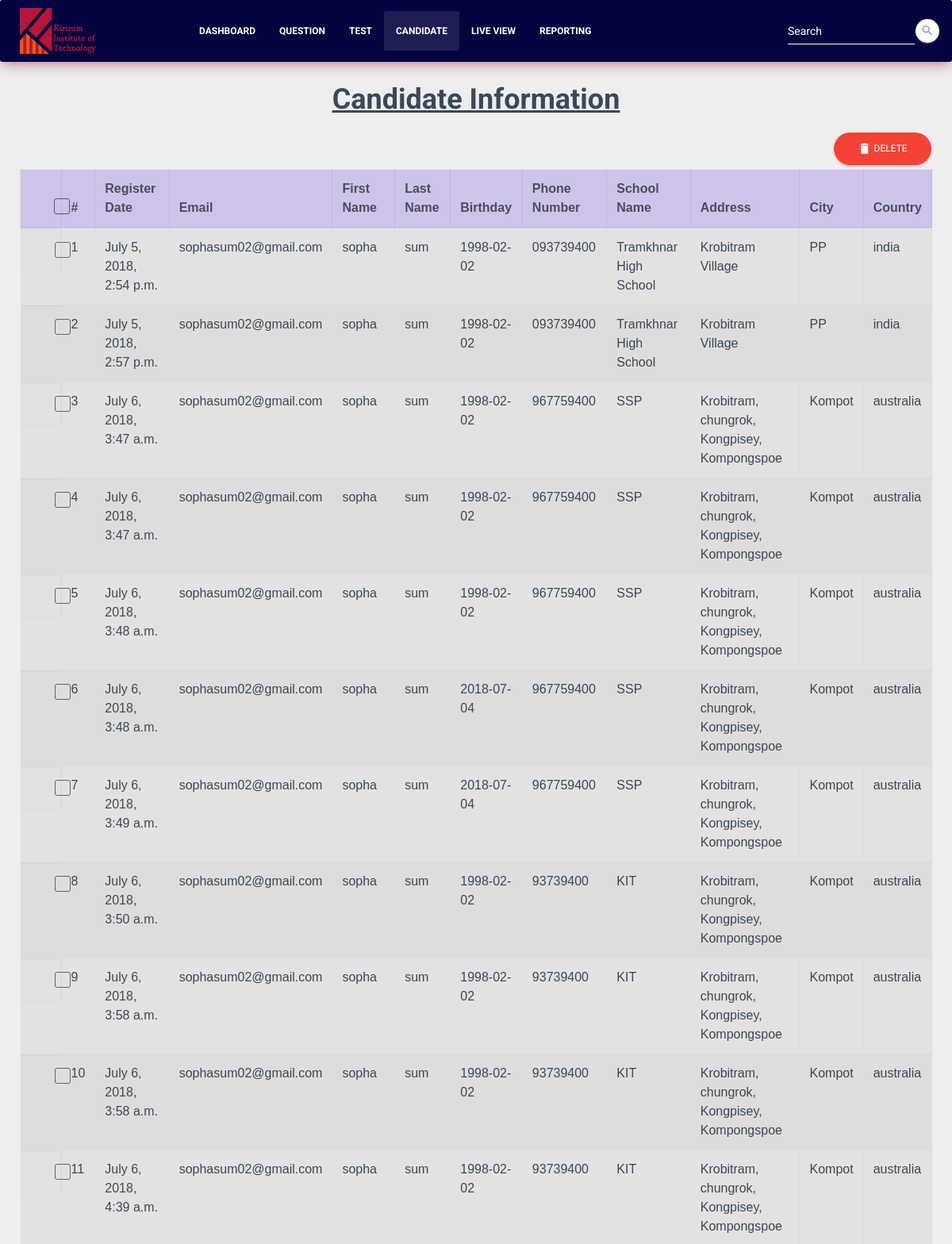
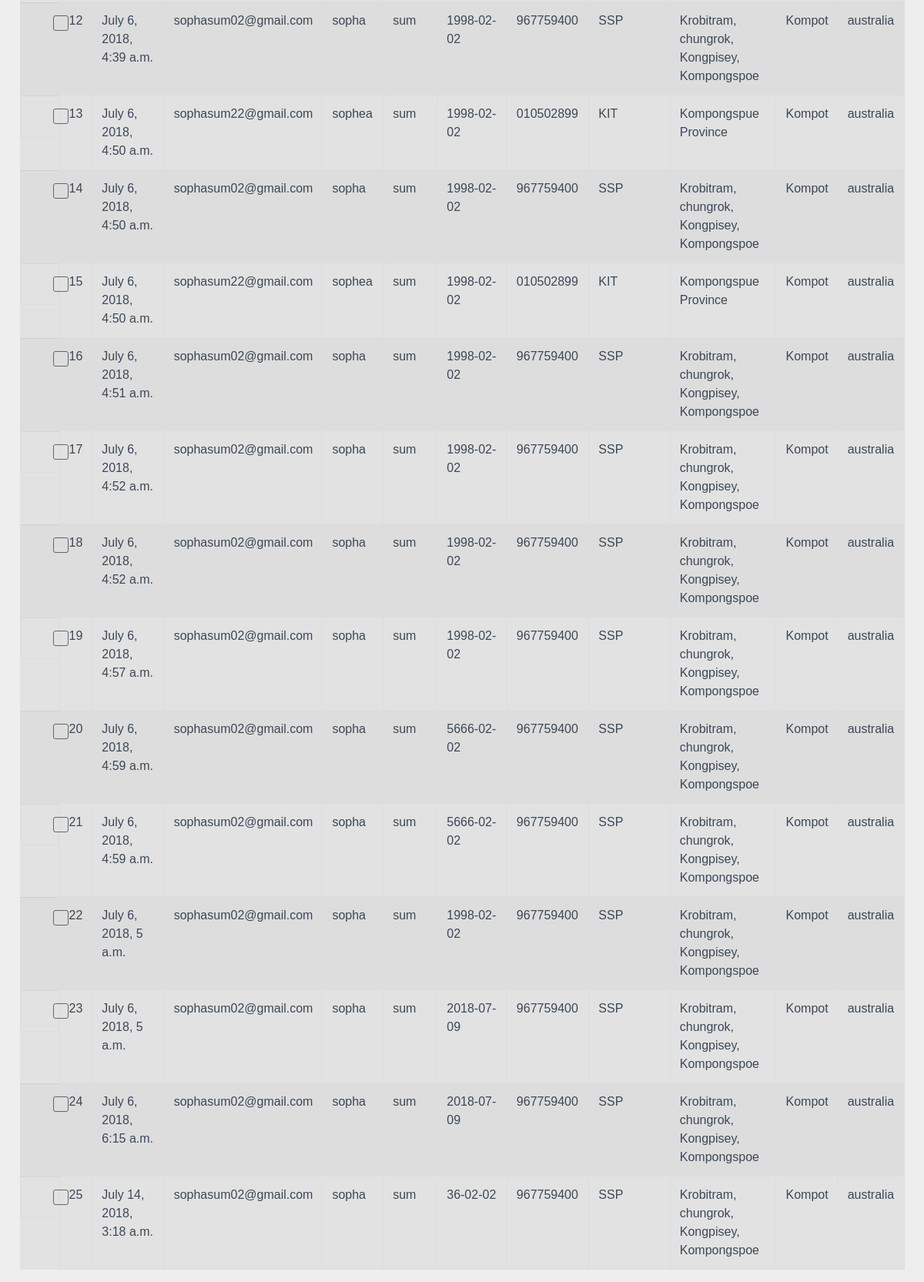
Page /candidate/ on the committed database (2 pictures, top to bottom).
### register/models.py (models this page shows, shortened)
class Register(models.Model):
	created_at = models.DateTimeField(auto_now_add=True)
	email = models.EmailField(max_length=120, blank=False, null=False)
	firstname= models.CharField(max_length=120, blank=False, null=False)
	lastname = models.CharField(max_length=120, blank=False, null=False)
	phonenumber = models.CharField(max_length=120, blank=True, null=True)
	country = models.CharField(max_length=120, blank=False, null=False)
	file = models.ImageField(upload_to=get_image_name, blank=True, null=True)
	image = models.ImageField(upload_to='card_image',blank=False)
	birthday = models.DateField(blank=False, null=False)
	address = models.CharField(max_length=200, blank=False, null=False)
	sname = models.CharField(max_length=300, blank=False, null=False)
	city = models.CharField(max_length=120, blank=False, null=False)
	def _get_full_name(self):
		"Retorna los nombres completos de Persona"
		return '%s %s' % (self.city, self.address)
	full_name = property(_get_full_name)

### register/views.py (the view)
# urls.py: url(r'^candidate/', candidate, name="candidate"),
def candidate(request):
	candidates = Register.objects.all()
	return render(request,'candidate.html',{'candidates':candidates})

### templates/candidate.html (shortened to what this page needs)
{% load static from staticfiles %}
<!DOCTYPE html>
<html lang="en">
<head>
  <link rel="stylesheet" href="https://maxcdn.bootstrapcdn.com/font-awesome/latest/css/font-awesome.min.css">
  <link rel="stylesheet" type="text/css" media="screen" href="{% static 'css/test_management.css' %}" />
    <link rel="stylesheet" type="text/css" media="screen" href="{% static 'css/bootstrap-select.min.css' %}" />
  <link rel='stylesheet' href="{% static 'demo/demo.css' %}">
  <link rel='stylesheet' href="{% static 'css/candidate.css' %}">
</head>
<body>
	{% block content %}
	<nav class="navbar navbar-expand-lg bg-rose">
    <img src="../static/img/kit-11.png" style="width: 8%; margin-left: 25px;">
    <div class="container">
        <div class="collapse navbar-collapse" style="margin-left: 100px;">
            <ul class="navbar-nav">
                <li class="nav-item">
                    <a href="{% url 'register' %}" class="nav-link"><b>Dashboard</b></a>
                </li>
                <li class="nav-item">
                    <a href="{% url 'question' %}" class="nav-link"><b>Question</b></a>
                </li>
                <li class="nav-item">
                    <a href="{% url 'test' %}" class="nav-link"><b>Test</b></a>
                </li>
                <li class="nav-item active">
                    <a href="{% url 'candidate' %}" class="nav-link"><b>Candidate</b></a>
                </li>
                <li class="nav-item">
                    <a href="#Live View" class="nav-link"><b>Live View</b></a>
                </li>
                <li class="nav-item">
                    <a href="#report" class="nav-link"><b>Reporting</b></a>
                </li>
            </ul>
            <form class="form-inline ml-auto">
                <div class="form-group has-white">
                  <input type="text" class="form-control" placeholder="Search">
                </div>
                <button type="submit" class="btn btn-white btn-raised btn-fab btn-fab-mini btn-round">
                    <i class="material-icons">search</i>
                </button>
            </form>
        </div>
    </div>
</nav>
  <center><h2><b><u>Candidate Information</u></b></h2></center>
    <div id="inline-toolbar">
    <button class="btn btn-round btn-danger delete-btn-question" data-toggle="modal">
<i class="material-icons" action >delete</i>   Delete
</button>
</div>
<div class="table-container">
    <div class="table-responsive">
  <table id="fresh-table" class="table table-striped">
    <thead class="thead-table-list">
    <tr>
         <th scope="col-2">
          <div class="form-check">
              <label class="form-check-label">
                <span class="form-check-sign">
                  <span class="check"></span>
                </span>
              </label>
          </div>
        </th>
        <th>#</th>
        <th>Register Date</th>
        <th>Email</th>
        <th>First Name</th>
        <th>Last Name</th>
        <th>Birthday</th>
        <th>Phone Number</th>
        <th>School Name</th>
        <th>Address</th>
        <th>City</th>
        <th>Country</th>
      </tr>
    </thead>
    <tbody>
    {% for candidate in candidates %}
    <tr data-id="{{ candidate.id }}" class="table-row">
      <td class="form-check">
      <div class="form-check">
          <label class="form-check-label">
              <span class="form-check-sign">
              <span class="check"></span>
              </span>
          </label>
      </div>
    </td>
      <td>{{ forloop.counter }}</td>
      <td>{{ candidate.created_at}}</td>
      <td>{{ candidate.email }}</td>
      <td>{{ candidate.firstname }}</td>
      <td>{{ candidate.lastname }}</td>
      <td>{{ candidate.birthday }}</td>
      <td>{{ candidate.phonenumber }}</td>
      <td>{{ candidate.sname }}</td>
      <td>{{ candidate.address }}</td>
      <td>{{ candidate.city }}</td>
      <td>{{ candidate.country }}</td>
    </tr>
    {% endfor %}
    </tbody>
  </table>
</div>
</div>
{% endblock content %}
</body>
</body>
</html>

### static/css/candidate.css (style rules this page uses)
table { font-family: arial, sans-serif; border-collapse: collapse; width: 100%; }
td, th { border: 1px solid #dddddd; text-align: left; padding: 8px; }
tr:nth-child(even) { background-color: #dddddd; }

### rows in the picture
Register: created_at "July 5, 2018, 2:54 p.m.", email "sophasum02@gmail.com", firstname "sopha", lastname "sum", birthday "1998-02-02", phonenumber "093739400", sname "Tramkhnar High School", address "Krobitram Village", city "PP", country "india"
Register: created_at "July 5, 2018, 2:57 p.m.", email "sophasum02@gmail.com", firstname "sopha", lastname "sum", birthday "1998-02-02", phonenumber "093739400", sname "Tramkhnar High School", address "Krobitram Village", city "PP", country "india"
Register: created_at "July 6, 2018, 3:47 a.m.", email "sophasum02@gmail.com", firstname "sopha", lastname "sum", birthday "1998-02-02", phonenumber "967759400", sname "SSP", address "Krobitram, chungrok, Kongpisey, Kompongspoe", city "Kompot", country "australia"
Register: created_at "July 6, 2018, 3:47 a.m.", email "sophasum02@gmail.com", firstname "sopha", lastname "sum", birthday "1998-02-02", phonenumber "967759400", sname "SSP", address "Krobitram, chungrok, Kongpisey, Kompongspoe", city "Kompot", country "australia"
Register: created_at "July 6, 2018, 3:48 a.m.", email "sophasum02@gmail.com", firstname "sopha", lastname "sum", birthday "1998-02-02", phonenumber "967759400", sname "SSP", address "Krobitram, chungrok, Kongpisey, Kompongspoe", city "Kompot", country "australia"
Register: created_at "July 6, 2018, 3:48 a.m.", email "sophasum02@gmail.com", firstname "sopha", lastname "sum", birthday "2018-07-04", phonenumber "967759400", sname "SSP", address "Krobitram, chungrok, Kongpisey, Kompongspoe", city "Kompot", country "australia"
Register: created_at "July 6, 2018, 3:49 a.m.", email "sophasum02@gmail.com", firstname "sopha", lastname "sum", birthday "2018-07-04", phonenumber "967759400", sname "SSP", address "Krobitram, chungrok, Kongpisey, Kompongspoe", city "Kompot", country "australia"
Register: created_at "July 6, 2018, 3:50 a.m.", email "sophasum02@gmail.com", firstname "sopha", lastname "sum", birthday "1998-02-02", phonenumber "93739400", sname "KIT", address "Krobitram, chungrok, Kongpisey, Kompongspoe", city "Kompot", country "australia"
Register: created_at "July 6, 2018, 3:58 a.m.", email "sophasum02@gmail.com", firstname "sopha", lastname "sum", birthday "1998-02-02", phonenumber "93739400", sname "KIT", address "Krobitram, chungrok, Kongpisey, Kompongspoe", city "Kompot", country "australia"
Register: created_at "July 6, 2018, 3:58 a.m.", email "sophasum02@gmail.com", firstname "sopha", lastname "sum", birthday "1998-02-02", phonenumber "93739400", sname "KIT", address "Krobitram, chungrok, Kongpisey, Kompongspoe", city "Kompot", country "australia"
Register: created_at "July 6, 2018, 4:39 a.m.", email "sophasum02@gmail.com", firstname "sopha", lastname "sum", birthday "1998-02-02", phonenumber "93739400", sname "KIT", address "Krobitram, chungrok, Kongpisey, Kompongspoe", city "Kompot", country "australia"
Register: created_at "July 6, 2018, 4:39 a.m.", email "sophasum02@gmail.com", firstname "sopha", lastname "sum", birthday "1998-02-02", phonenumber "967759400", sname "SSP", address "Krobitram, chungrok, Kongpisey, Kompongspoe", city "Kompot", country "australia"
Register: created_at "July 6, 2018, 4:50 a.m.", email "sophasum22@gmail.com", firstname "sophea", lastname "sum", birthday "1998-02-02", phonenumber "010502899", sname "KIT", address "Kompongspue Province", city "Kompot", country "australia"
Register: created_at "July 6, 2018, 4:50 a.m.", email "sophasum02@gmail.com", firstname "sopha", lastname "sum", birthday "1998-02-02", phonenumber "967759400", sname "SSP", address "Krobitram, chungrok, Kongpisey, Kompongspoe", city "Kompot", country "australia"
Register: created_at "July 6, 2018, 4:50 a.m.", email "sophasum22@gmail.com", firstname "sophea", lastname "sum", birthday "1998-02-02", phonenumber "010502899", sname "KIT", address "Kompongspue Province", city "Kompot", country "australia"
Register: created_at "July 6, 2018, 4:51 a.m.", email "sophasum02@gmail.com", firstname "sopha", lastname "sum", birthday "1998-02-02", phonenumber "967759400", sname "SSP", address "Krobitram, chungrok, Kongpisey, Kompongspoe", city "Kompot", country "australia"
Register: created_at "July 6, 2018, 4:52 a.m.", email "sophasum02@gmail.com", firstname "sopha", lastname "sum", birthday "1998-02-02", phonenumber "967759400", sname "SSP", address "Krobitram, chungrok, Kongpisey, Kompongspoe", city "Kompot", country "australia"
Register: created_at "July 6, 2018, 4:52 a.m.", email "sophasum02@gmail.com", firstname "sopha", lastname "sum", birthday "1998-02-02", phonenumber "967759400", sname "SSP", address "Krobitram, chungrok, Kongpisey, Kompongspoe", city "Kompot", country "australia"
Register: created_at "July 6, 2018, 4:57 a.m.", email "sophasum02@gmail.com", firstname "sopha", lastname "sum", birthday "1998-02-02", phonenumber "967759400", sname "SSP", address "Krobitram, chungrok, Kongpisey, Kompongspoe", city "Kompot", country "australia"
Register: created_at "July 6, 2018, 4:59 a.m.", email "sophasum02@gmail.com", firstname "sopha", lastname "sum", birthday "5666-02-02", phonenumber "967759400", sname "SSP", address "Krobitram, chungrok, Kongpisey, Kompongspoe", city "Kompot", country "australia"
Register: created_at "July 6, 2018, 4:59 a.m.", email "sophasum02@gmail.com", firstname "sopha", lastname "sum", birthday "5666-02-02", phonenumber "967759400", sname "SSP", address "Krobitram, chungrok, Kongpisey, Kompongspoe", city "Kompot", country "australia"
Register: created_at "July 6, 2018, 5 a.m.", email "sophasum02@gmail.com", firstname "sopha", lastname "sum", birthday "1998-02-02", phonenumber "967759400", sname "SSP", address "Krobitram, chungrok, Kongpisey, Kompongspoe", city "Kompot", country "australia"
Register: created_at "July 6, 2018, 5 a.m.", email "sophasum02@gmail.com", firstname "sopha", lastname "sum", birthday "2018-07-09", phonenumber "967759400", sname "SSP", address "Krobitram, chungrok, Kongpisey, Kompongspoe", city "Kompot", country "australia"
Register: created_at "July 6, 2018, 6:15 a.m.", email "sophasum02@gmail.com", firstname "sopha", lastname "sum", birthday "2018-07-09", phonenumber "967759400", sname "SSP", address "Krobitram, chungrok, Kongpisey, Kompongspoe", city "Kompot", country "australia"
Register: created_at "July 14, 2018, 3:18 a.m.", email "sophasum02@gmail.com", firstname "sopha", lastname "sum", birthday "36-02-02", phonenumber "967759400", sname "SSP", address "Krobitram, chungrok, Kongpisey, Kompongspoe", city "Kompot", country "australia"
